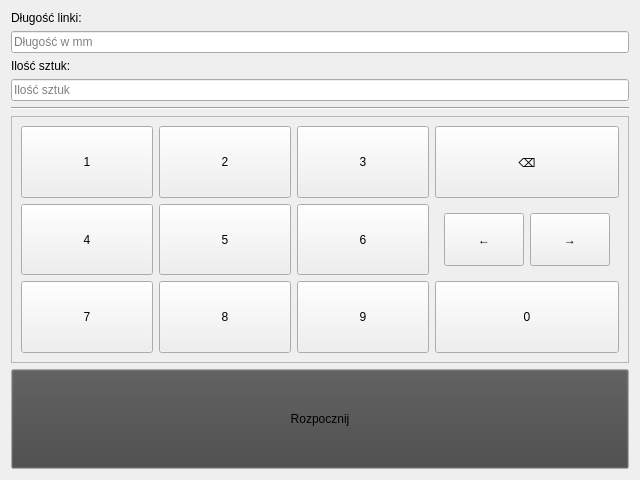
<?xml version="1.0" encoding="UTF-8"?>
<ui version="4.0">
 <class>Form</class>
 <widget class="QWidget" name="Form">
  <property name="geometry">
   <rect>
    <x>0</x>
    <y>0</y>
    <width>640</width>
    <height>480</height>
   </rect>
  </property>
  <property name="windowTitle">
   <string>Form</string>
  </property>
  <layout class="QGridLayout" name="gridLayout">
   <item row="0" column="0">
    <widget class="QLabel" name="length_label">
     <property name="text">
      <string>Długość linki:</string>
     </property>
    </widget>
   </item>
   <item row="1" column="0">
    <widget class="QLineEdit" name="length_lineEdit">
     <property name="placeholderText">
      <string>Długość w mm</string>
     </property>
    </widget>
   </item>
   <item row="2" column="0">
    <widget class="QLabel" name="quantity_label">
     <property name="text">
      <string>Ilość sztuk:</string>
     </property>
    </widget>
   </item>
   <item row="3" column="0">
    <widget class="QLineEdit" name="quantity_lineEdit">
     <property name="placeholderText">
      <string>Ilość sztuk</string>
     </property>
    </widget>
   </item>
   <item row="4" column="0">
    <widget class="Line" name="line">
     <property name="orientation">
      <enum>Qt::Horizontal</enum>
     </property>
    </widget>
   </item>
   <item row="5" column="0">
    <widget class="QFrame" name="keyboard">
     <property name="sizePolicy">
      <sizepolicy hsizetype="Preferred" vsizetype="MinimumExpanding">
       <horstretch>0</horstretch>
       <verstretch>0</verstretch>
      </sizepolicy>
     </property>
     <property name="frameShape">
      <enum>QFrame::StyledPanel</enum>
     </property>
     <property name="frameShadow">
      <enum>QFrame::Raised</enum>
     </property>
     <layout class="QGridLayout" name="gridLayout_3">
      <item row="7" column="1">
       <widget class="QPushButton" name="seven_pushButton">
        <property name="sizePolicy">
         <sizepolicy hsizetype="Minimum" vsizetype="MinimumExpanding">
          <horstretch>0</horstretch>
          <verstretch>0</verstretch>
         </sizepolicy>
        </property>
        <property name="focusPolicy">
         <enum>Qt::NoFocus</enum>
        </property>
        <property name="text">
         <string>7</string>
        </property>
       </widget>
      </item>
      <item row="0" column="5">
       <widget class="QPushButton" name="backspace_pushButton">
        <property name="sizePolicy">
         <sizepolicy hsizetype="Minimum" vsizetype="MinimumExpanding">
          <horstretch>0</horstretch>
          <verstretch>0</verstretch>
         </sizepolicy>
        </property>
        <property name="focusPolicy">
         <enum>Qt::NoFocus</enum>
        </property>
        <property name="text">
         <string>⌫</string>
        </property>
       </widget>
      </item>
      <item row="4" column="4">
       <widget class="QPushButton" name="six_pushButton">
        <property name="sizePolicy">
         <sizepolicy hsizetype="Minimum" vsizetype="MinimumExpanding">
          <horstretch>0</horstretch>
          <verstretch>0</verstretch>
         </sizepolicy>
        </property>
        <property name="focusPolicy">
         <enum>Qt::NoFocus</enum>
        </property>
        <property name="text">
         <string>6</string>
        </property>
       </widget>
      </item>
      <item row="0" column="1">
       <widget class="QPushButton" name="one_pushButton">
        <property name="sizePolicy">
         <sizepolicy hsizetype="Minimum" vsizetype="MinimumExpanding">
          <horstretch>0</horstretch>
          <verstretch>0</verstretch>
         </sizepolicy>
        </property>
        <property name="focusPolicy">
         <enum>Qt::NoFocus</enum>
        </property>
        <property name="text">
         <string>1</string>
        </property>
       </widget>
      </item>
      <item row="4" column="5">
       <widget class="QWidget" name="arrows" native="true">
        <layout class="QHBoxLayout" name="horizontalLayout">
         <item>
          <widget class="QPushButton" name="leftArrow_pushButton">
           <property name="sizePolicy">
            <sizepolicy hsizetype="Minimum" vsizetype="MinimumExpanding">
             <horstretch>0</horstretch>
             <verstretch>0</verstretch>
            </sizepolicy>
           </property>
           <property name="focusPolicy">
            <enum>Qt::NoFocus</enum>
           </property>
           <property name="text">
            <string>←</string>
           </property>
          </widget>
         </item>
         <item>
          <widget class="QPushButton" name="rightArrow_pushButton">
           <property name="sizePolicy">
            <sizepolicy hsizetype="Minimum" vsizetype="MinimumExpanding">
             <horstretch>0</horstretch>
             <verstretch>0</verstretch>
            </sizepolicy>
           </property>
           <property name="focusPolicy">
            <enum>Qt::NoFocus</enum>
           </property>
           <property name="text">
            <string>→</string>
           </property>
          </widget>
         </item>
        </layout>
       </widget>
      </item>
      <item row="7" column="5">
       <widget class="QPushButton" name="zero_pushButton">
        <property name="sizePolicy">
         <sizepolicy hsizetype="Minimum" vsizetype="MinimumExpanding">
          <horstretch>0</horstretch>
          <verstretch>0</verstretch>
         </sizepolicy>
        </property>
        <property name="focusPolicy">
         <enum>Qt::NoFocus</enum>
        </property>
        <property name="text">
         <string>0</string>
        </property>
       </widget>
      </item>
      <item row="4" column="1">
       <widget class="QPushButton" name="four_pushButton">
        <property name="sizePolicy">
         <sizepolicy hsizetype="Minimum" vsizetype="MinimumExpanding">
          <horstretch>0</horstretch>
          <verstretch>0</verstretch>
         </sizepolicy>
        </property>
        <property name="focusPolicy">
         <enum>Qt::NoFocus</enum>
        </property>
        <property name="text">
         <string>4</string>
        </property>
       </widget>
      </item>
      <item row="4" column="2">
       <widget class="QPushButton" name="five_pushButton">
        <property name="sizePolicy">
         <sizepolicy hsizetype="Minimum" vsizetype="MinimumExpanding">
          <horstretch>0</horstretch>
          <verstretch>0</verstretch>
         </sizepolicy>
        </property>
        <property name="focusPolicy">
         <enum>Qt::NoFocus</enum>
        </property>
        <property name="text">
         <string>5</string>
        </property>
       </widget>
      </item>
      <item row="7" column="2">
       <widget class="QPushButton" name="eight_pushButton">
        <property name="sizePolicy">
         <sizepolicy hsizetype="Minimum" vsizetype="MinimumExpanding">
          <horstretch>0</horstretch>
          <verstretch>0</verstretch>
         </sizepolicy>
        </property>
        <property name="focusPolicy">
         <enum>Qt::NoFocus</enum>
        </property>
        <property name="text">
         <string>8</string>
        </property>
       </widget>
      </item>
      <item row="0" column="2">
       <widget class="QPushButton" name="two_pushButton">
        <property name="sizePolicy">
         <sizepolicy hsizetype="Minimum" vsizetype="MinimumExpanding">
          <horstretch>0</horstretch>
          <verstretch>0</verstretch>
         </sizepolicy>
        </property>
        <property name="focusPolicy">
         <enum>Qt::NoFocus</enum>
        </property>
        <property name="text">
         <string>2</string>
        </property>
       </widget>
      </item>
      <item row="0" column="4">
       <widget class="QPushButton" name="three_pushButton">
        <property name="sizePolicy">
         <sizepolicy hsizetype="Minimum" vsizetype="MinimumExpanding">
          <horstretch>0</horstretch>
          <verstretch>0</verstretch>
         </sizepolicy>
        </property>
        <property name="focusPolicy">
         <enum>Qt::NoFocus</enum>
        </property>
        <property name="text">
         <string>3</string>
        </property>
       </widget>
      </item>
      <item row="7" column="4">
       <widget class="QPushButton" name="nine_pushButton">
        <property name="sizePolicy">
         <sizepolicy hsizetype="Minimum" vsizetype="MinimumExpanding">
          <horstretch>0</horstretch>
          <verstretch>0</verstretch>
         </sizepolicy>
        </property>
        <property name="focusPolicy">
         <enum>Qt::NoFocus</enum>
        </property>
        <property name="text">
         <string>9</string>
        </property>
       </widget>
      </item>
     </layout>
    </widget>
   </item>
   <item row="6" column="0">
    <widget class="QPushButton" name="run_pushButton">
     <property name="enabled">
      <bool>true</bool>
     </property>
     <property name="minimumSize">
      <size>
       <width>0</width>
       <height>100</height>
      </size>
     </property>
     <property name="palette">
      <palette>
       <active>
        <colorrole role="Button">
         <brush brushstyle="SolidPattern">
          <color alpha="255">
           <red>255</red>
           <green>170</green>
           <blue>0</blue>
          </color>
         </brush>
        </colorrole>
        <colorrole role="ButtonText">
         <brush brushstyle="SolidPattern">
          <color alpha="255">
           <red>0</red>
           <green>0</green>
           <blue>0</blue>
          </color>
         </brush>
        </colorrole>
       </active>
       <inactive>
        <colorrole role="Button">
         <brush brushstyle="SolidPattern">
          <color alpha="255">
           <red>70</red>
           <green>70</green>
           <blue>70</blue>
          </color>
         </brush>
        </colorrole>
        <colorrole role="ButtonText">
         <brush brushstyle="SolidPattern">
          <color alpha="255">
           <red>0</red>
           <green>0</green>
           <blue>0</blue>
          </color>
         </brush>
        </colorrole>
       </inactive>
       <disabled>
        <colorrole role="Button">
         <brush brushstyle="SolidPattern">
          <color alpha="255">
           <red>70</red>
           <green>70</green>
           <blue>70</blue>
          </color>
         </brush>
        </colorrole>
       </disabled>
      </palette>
     </property>
     <property name="text">
      <string>Rozpocznij</string>
     </property>
    </widget>
   </item>
  </layout>
 </widget>
 <resources/>
 <connections/>
</ui>
